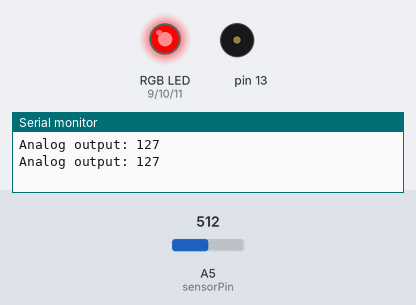
A sketch run on a simulated Arduino Uno, built with avr-gcc and run on an emulated ATmega328P. On the bench: an RGB LED mixed from three pins (HIGH = lit), buzzer (waves = sounding), the last lines printed to the serial monitor. The inputs (shaded band) are chosen by the test bench; at power-on: A5 (sensorPin) = 512. No radio packets arrive unless stated.

Above: at 1.2 s.
1.3 s: A5 (sensorPin) set to 377
4.3 s: A5 (sensorPin) set to 348
At 7.1 s:
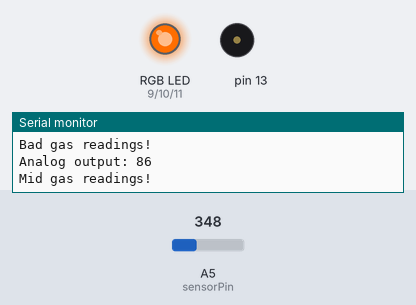
7.3 s: A5 (sensorPin) set to 177
10.3 s: A5 (sensorPin) set to 156
At 13.0 s:
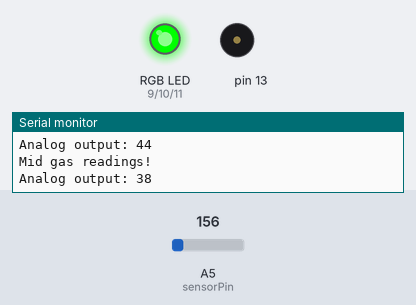
13.3 s: A5 (sensorPin) set to 306
At 15.38 s:
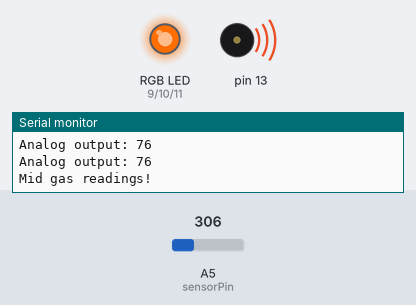
16.3 s: A5 (sensorPin) set to 122
At 18.7 s:
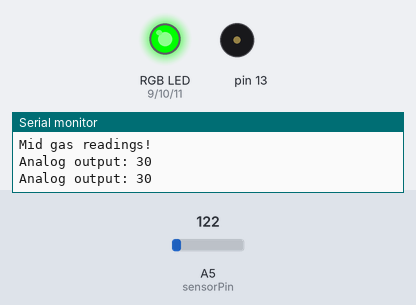
Timing chart, 0 to 19.8 s (numbered marks = the images above; inputs shaded):
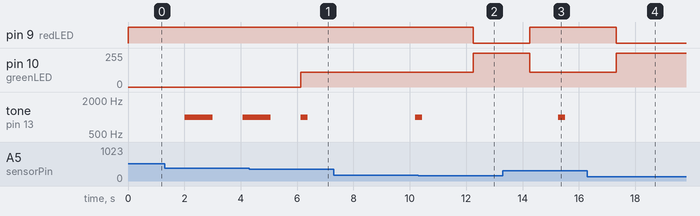

The sketch:

gas_and_transmitter.ino
```cpp
// ENGR122 01 EASLEY || Prototype 2 Code - Emerson LeDoux, Kameron Robinson, Austin Spencer, Chekwube Osonwa //

/**************** VARIABLES *************/
#define sensorPin A5        // declares analog pin attached to MQ2 sensor
int redLED   = 9;           // variables from lines 6-8 are to program the RGB lighting
int greenLED = 10;
int blueLED  = 11;
unsigned long periodstart1; // variables on lines 9-12 are for a timer system without using the delay() command
unsigned long periodstart2;
const int alarmON1 = 250; const int alarmON2 = 1000;
const int period1 = 5000; const int period2 = 2000;
#include <RH_ASK.h>
#include <SPI.h> // Not actually used but needed to compile
#define TRANSMITTER_PIN 12
RH_ASK driver(2000, 12, TRANSMITTER_PIN);

/*********************************************** MAIN CODE *********************************************/
void setup() {
  Serial.begin(9600);    // Debugging only
    if (!driver.init())
         Serial.println("init failed");
  Serial.begin(9600);                  // begin serial monitor @ 9600
  pinMode(redLED, OUTPUT);             // set pinmodes for LED and piezo speaker to OUTPUT
  pinMode(greenLED, OUTPUT);
  pinMode(blueLED, OUTPUT);
  pinMode(13, OUTPUT);
}

void loop() {
  Serial.print("Analog output: ");
  Serial.println(readSensor());         // prints defined sensor value
  LED_control();                        // user defined function (see below)
  Piezo_control();                      // user defined function (see below)
  delay(1000);                          // delay code by 1 second for testing and analyzing purposes
}

/****************************************************** USER-DEFINED FUNCTIONS & VARIABLES ********************************************/
// 1.) MAP INTEGER FOR MQ2 OUTPUT IN SERIAL MONITOR
int readSensor() {                                    // defines sensor as an integer & maps it to an 8-bit value to be printed
  unsigned int sensorValue = analogRead(sensorPin);   // Read the analog value from sensor
  unsigned int outputValue = map(sensorValue, 0, 1023, 0, 255); // map the 10-bit data to 8-bit data
  return outputValue;                                 // Return analog value
}

// 2.) CONTROL LED BASED ON GAS LEVEL (ANALOG READING FROM MQ2)
void LED_control() {                                   // controls LED color based on danger level
  if (readSensor() <= 40) {                           // if reading <= 40, display green light
    analogWrite(blueLED, 0);
    analogWrite(redLED, 0);
    analogWrite(greenLED, 255);
  }
  if (readSensor() > 40 && readSensor() < 90) {      // if reading btw 40 and 90, display yellow light
    analogWrite(greenLED, 110);
    analogWrite(blueLED, 0);
    analogWrite(redLED, 255);
  }
  if (readSensor() >= 90) {                           // if reading >= 90, display red light
    analogWrite(greenLED, 0);
    analogWrite(blueLED, 0);
    analogWrite(redLED, 255);
  }
}

// 3.) CONTROL PIEZOSPEAKER BASED ON GAS LEVEL (ANALOG READING FROM MQ2)
void Piezo_control() {    // controls piezospeaker based on danger level; !! NO code for <= 40; speaker is automatically off
  if (readSensor() > 40 && readSensor() < 90) {       // if reading btw 40 and 90, play alarm sequence 1
    alarm1();
  }
  if (readSensor() >= 90) {                            // if reading >= 90, play alarm sequence 2
    alarm2();
  }
}

// 4.) AUDIO ALARM FUNCTION FOR MID LPG DETECTION
void alarm1() {         // Function to play speaker every 5 seconds @ 1000Hz
  if (millis() - periodstart1 >= period1) {            // if time since code start (millis) - periodstart1 >= 5 seconds
    periodstart1 += period1;                            // set periodstart1 = periodstart1 + period1 (defined variable)
    tone(13, 1000, alarmON1);                           // play tone at 1000Hz for 0.25 seconds (defined earlier)
    Transmitter2();
  }
}

// 5.) AUDIO ALARM FUNCTION FOR HIGH LPG DETECTION
void alarm2() {         // Function to play speaker every second @ 1000Hz
  if (millis() - periodstart2 >= period2) {           // if time since code start (millis) - periodstart2 >= 2 seconds
    periodstart2 += period2;                            // set periodstart2 = periodstart2 + period2 (defined variable)
    tone(13, 1000, alarmON2);                           // play tone at 1000Hz for 1 second (defined earlier)
    Transmitter3();
  }
}

void Transmitter1() {
  const char *msg = "Good gas readings!";
  driver.send((uint8_t *)msg, strlen(msg));
  driver.waitPacketSent();
  Serial.println("Good gas readings!");
  delay(1000);
}

void Transmitter2() {
  const char *msg = "Mid gas readings!";
  driver.send((uint8_t *)msg, strlen(msg));
  driver.waitPacketSent();
  Serial.println("Mid gas readings!");
  delay(1000);
}

void Transmitter3() {
  const char *msg = "Bad gas readings!";
  driver.send((uint8_t *)msg, strlen(msg));
  driver.waitPacketSent();
  Serial.println("Bad gas readings!");
  delay(1000);
}
```

Measured:
- the behaviour switches between 362 and 361 on A5 (sensorPin) (found by bisection; images 0 and 1)
- the behaviour switches between 165 and 164 on A5 (sensorPin) (found by bisection; images 1 and 2)
- after the input at 4.3 s, pin 10 (greenLED): 0/255 → 110/255 after 1.8 s
- after the input at 10.3 s, pin 9 (redLED): HIGH → LOW after 2.0 s; pin 10 (greenLED): 110/255 → 255/255 after 2.0 s
- after the input at 13.3 s, pin 9 (redLED): LOW → HIGH after 0.96 s; pin 10 (greenLED): 255/255 → 110/255 after 0.96 s; tone on pin 13: silent → 1000 Hz after 2.0 s, → silent 0.25 s later
- after the input at 16.3 s, pin 9 (redLED): HIGH → LOW after 1.0 s; pin 10 (greenLED): 110/255 → 255/255 after 1.0 s
